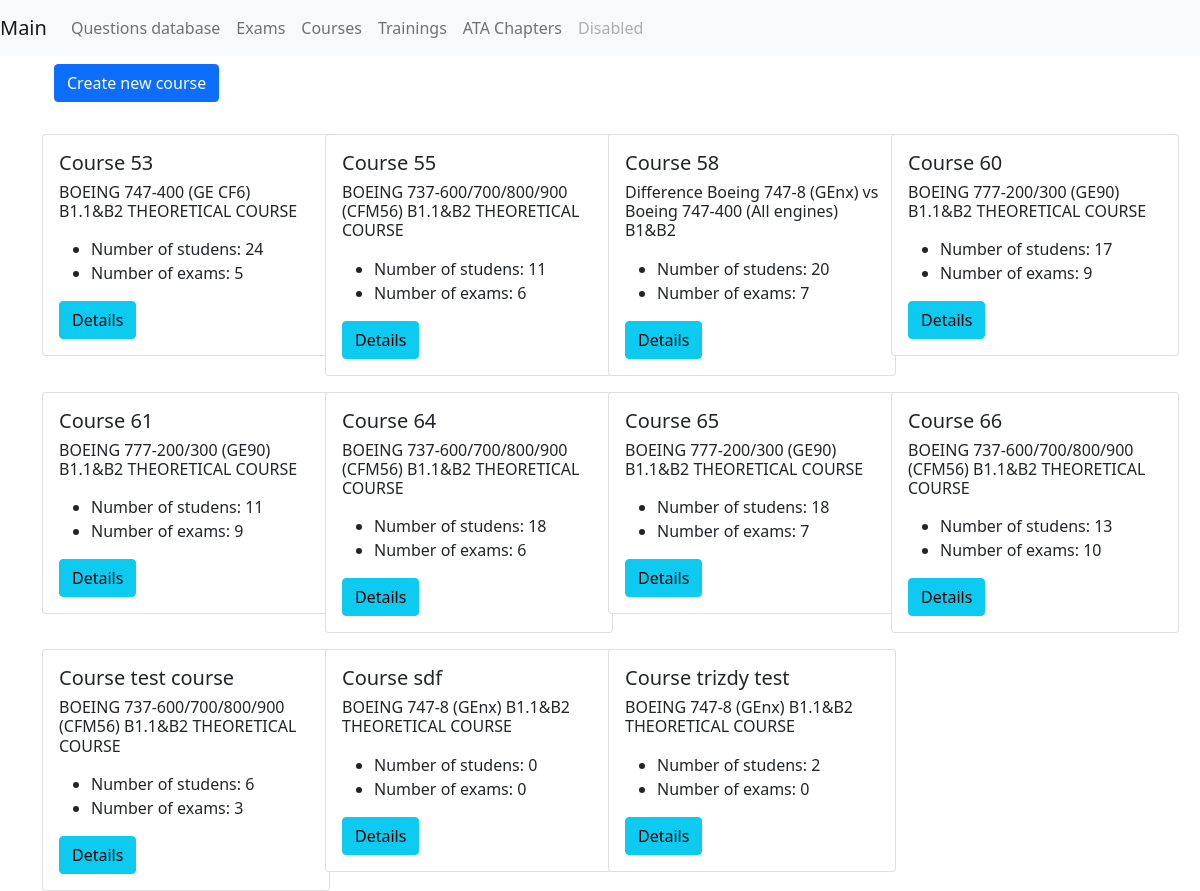
/mcq_gen/courses/, run on the app's committed database.
### mcq_gen/models.py (models this page shows, shortened)
class BaseModel(models.Model):
    objects = models.Manager()
    class Meta:
        abstract = True

class Course(BaseModel):
    training = models.ForeignKey(
        Training, on_delete=models.CASCADE, related_name='courses')
    course_number = models.CharField(max_length=50)

class Training(BaseModel):
    name = models.CharField(max_length=100)

### mcq_gen/views.py (the view)
# urls.py: path('courses/', views.all_courses, name='all_courses'),
def all_courses(request):
    courses = services.get_all_courses()
    context = {'courses': courses}
    return render(request, 'courses.html', context)

### mcq_gen/services.py (called while the page is built)
def get_all_courses():
    return Course.objects.all()

### mcq_gen/templates/courses.html
{% extends 'base.html' %}
{% block content %}
    <div class="container mt-2">
        <a href="{% url 'create_course' %}"
           type="button"
           class="btn btn-primary">Create new course</a>
    </div>
    <div class="row row-cols-1 row-cols-md-4 g-3 mt-3">
        {% for course in courses %}
            <div class="col">
                <div class="card" style="width: 18rem;">
                    <div class="card-body">
                        <h5 class="card-title">Course {{ course.course_number }}</h5>
                        <h6 class="card-title">{{ course.training.name }}</h6>
                        <p class="card-text">
                            <ul>
                                <li>Number of studens: {{ course.students.count }}</li>
                                <li>Number of exams: {{ course.exams.count }}</li>
                            </ul>
                        </p>
                        {% url 'course_details' course.id as the_url_to_course_details %}
                        <a href="{{ the_url_to_course_details }}" class="btn btn-info">Details</a>
                    </div>
                </div>
            </div>
        {% endfor %}
    </div>
{% endblock content %}

### data on the page
Course: course_number "53", training.name "BOEING 747-400 (GE CF6) B1.1&B2 THEORETICAL COURSE", students.count "24", exams.count "5"
Course: course_number "55", training.name "BOEING 737-600/700/800/900 (CFM56) B1.1&B2 THEORETICAL COURSE", students.count "11", exams.count "6"
Course: course_number "58", training.name "Difference Boeing 747-8 (GEnx) vs Boeing 747-400 (All engines) B1&B2", students.count "20", exams.count "7"
Course: course_number "60", training.name "BOEING 777-200/300 (GE90) B1.1&B2 THEORETICAL COURSE", students.count "17", exams.count "9"
Course: course_number "61", training.name "BOEING 777-200/300 (GE90) B1.1&B2 THEORETICAL COURSE", students.count "11", exams.count "9"
Course: course_number "64", training.name "BOEING 737-600/700/800/900 (CFM56) B1.1&B2 THEORETICAL COURSE", students.count "18", exams.count "6"
Course: course_number "65", training.name "BOEING 777-200/300 (GE90) B1.1&B2 THEORETICAL COURSE", students.count "18", exams.count "7"
Course: course_number "66", training.name "BOEING 737-600/700/800/900 (CFM56) B1.1&B2 THEORETICAL COURSE", students.count "13", exams.count "10"
Course: course_number "test course", training.name "BOEING 737-600/700/800/900 (CFM56) B1.1&B2 THEORETICAL COURSE", students.count "6", exams.count "3"
Course: course_number "sdf", training.name "BOEING 747-8 (GEnx) B1.1&B2 THEORETICAL COURSE", students.count "0", exams.count "0"
Course: course_number "trizdy test", training.name "BOEING 747-8 (GEnx) B1.1&B2 THEORETICAL COURSE", students.count "2", exams.count "0"
